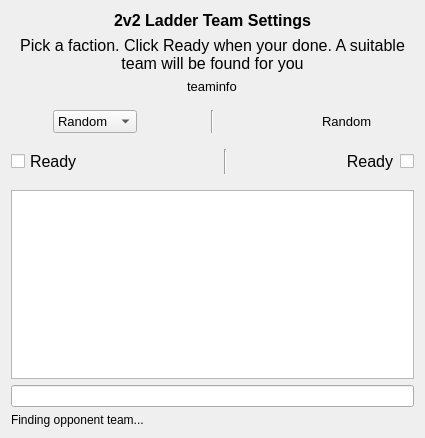
<?xml version="1.0" encoding="UTF-8"?>
<ui version="4.0">
 <class>TeamLadderDialog</class>
 <widget class="QDialog" name="TeamLadderDialog">
  <property name="geometry">
   <rect>
    <x>0</x>
    <y>0</y>
    <width>393</width>
    <height>438</height>
   </rect>
  </property>
  <property name="windowTitle">
   <string>Dialog</string>
  </property>
  <layout class="QGridLayout" name="gridLayout_2">
   <item row="5" column="3">
    <widget class="QTextEdit" name="TextBox"/>
   </item>
   <item row="6" column="3">
    <widget class="QLineEdit" name="TextLine"/>
   </item>
   <item row="0" column="3">
    <widget class="QLabel" name="label">
     <property name="font">
      <font>
       <family>Segoe UI</family>
       <pointsize>12</pointsize>
       <weight>75</weight>
       <bold>true</bold>
      </font>
     </property>
     <property name="text">
      <string>2v2 Ladder Team Settings</string>
     </property>
     <property name="alignment">
      <set>Qt::AlignHCenter|Qt::AlignTop</set>
     </property>
    </widget>
   </item>
   <item row="1" column="3">
    <widget class="QLabel" name="labelTeammate">
     <property name="font">
      <font>
       <family>Segoe UI</family>
       <pointsize>12</pointsize>
      </font>
     </property>
     <property name="text">
      <string>Pick a faction. Click Ready when your done. A suitable team will be found for you</string>
     </property>
     <property name="alignment">
      <set>Qt::AlignHCenter|Qt::AlignTop</set>
     </property>
     <property name="wordWrap">
      <bool>true</bool>
     </property>
    </widget>
   </item>
   <item row="3" column="3">
    <layout class="QHBoxLayout" name="horizontalLayout">
     <property name="spacing">
      <number>10</number>
     </property>
     <property name="topMargin">
      <number>10</number>
     </property>
     <item>
      <widget class="QLabel" name="FactionGraphic1">
       <property name="minimumSize">
        <size>
         <width>16</width>
         <height>16</height>
        </size>
       </property>
       <property name="maximumSize">
        <size>
         <width>32</width>
         <height>32</height>
        </size>
       </property>
       <property name="text">
        <string/>
       </property>
      </widget>
     </item>
     <item alignment="Qt::AlignLeft">
      <widget class="QComboBox" name="FactionSelect">
       <property name="font">
        <font>
         <family>Segoe UI</family>
         <pointsize>10</pointsize>
        </font>
       </property>
       <property name="currentIndex">
        <number>0</number>
       </property>
       <property name="sizeAdjustPolicy">
        <enum>QComboBox::AdjustToContentsOnFirstShow</enum>
       </property>
       <item>
        <property name="text">
         <string>Random</string>
        </property>
       </item>
       <item>
        <property name="text">
         <string>UEF</string>
        </property>
       </item>
       <item>
        <property name="text">
         <string>Cybran</string>
        </property>
       </item>
       <item>
        <property name="text">
         <string>Aeon</string>
        </property>
       </item>
       <item>
        <property name="text">
         <string>Seraphim</string>
        </property>
       </item>
      </widget>
     </item>
     <item alignment="Qt::AlignHCenter">
      <widget class="Line" name="line">
       <property name="orientation">
        <enum>Qt::Vertical</enum>
       </property>
      </widget>
     </item>
     <item alignment="Qt::AlignRight">
      <widget class="QLabel" name="FactionFriend">
       <property name="font">
        <font>
         <family>Segoe UI</family>
         <pointsize>10</pointsize>
        </font>
       </property>
       <property name="text">
        <string>Random</string>
       </property>
      </widget>
     </item>
     <item>
      <widget class="QLabel" name="FactionGraphic2">
       <property name="minimumSize">
        <size>
         <width>16</width>
         <height>16</height>
        </size>
       </property>
       <property name="maximumSize">
        <size>
         <width>32</width>
         <height>32</height>
        </size>
       </property>
       <property name="text">
        <string/>
       </property>
      </widget>
     </item>
    </layout>
   </item>
   <item row="7" column="3">
    <widget class="QLabel" name="StatusLabel">
     <property name="text">
      <string>Finding opponent team...</string>
     </property>
    </widget>
   </item>
   <item row="2" column="3" alignment="Qt::AlignHCenter">
    <widget class="QLabel" name="TeamInfo">
     <property name="font">
      <font>
       <family>Segoe UI</family>
       <pointsize>10</pointsize>
      </font>
     </property>
     <property name="text">
      <string>teaminfo</string>
     </property>
    </widget>
   </item>
   <item row="4" column="3">
    <layout class="QHBoxLayout" name="horizontalLayout_2">
     <property name="spacing">
      <number>6</number>
     </property>
     <property name="sizeConstraint">
      <enum>QLayout::SetMinimumSize</enum>
     </property>
     <property name="topMargin">
      <number>10</number>
     </property>
     <property name="bottomMargin">
      <number>10</number>
     </property>
     <item alignment="Qt::AlignVCenter">
      <widget class="QCheckBox" name="CheckReady">
       <property name="font">
        <font>
         <family>Segoe UI</family>
         <pointsize>12</pointsize>
        </font>
       </property>
       <property name="text">
        <string>Ready</string>
       </property>
       <property name="iconSize">
        <size>
         <width>16</width>
         <height>16</height>
        </size>
       </property>
      </widget>
     </item>
     <item>
      <spacer name="horizontalSpacer_3">
       <property name="orientation">
        <enum>Qt::Horizontal</enum>
       </property>
       <property name="sizeType">
        <enum>QSizePolicy::Minimum</enum>
       </property>
       <property name="sizeHint" stdset="0">
        <size>
         <width>135</width>
         <height>20</height>
        </size>
       </property>
      </spacer>
     </item>
     <item alignment="Qt::AlignHCenter">
      <widget class="Line" name="line_2">
       <property name="orientation">
        <enum>Qt::Vertical</enum>
       </property>
      </widget>
     </item>
     <item>
      <spacer name="horizontalSpacer_2">
       <property name="orientation">
        <enum>Qt::Horizontal</enum>
       </property>
       <property name="sizeType">
        <enum>QSizePolicy::Minimum</enum>
       </property>
       <property name="sizeHint" stdset="0">
        <size>
         <width>65</width>
         <height>20</height>
        </size>
       </property>
      </spacer>
     </item>
     <item alignment="Qt::AlignRight">
      <widget class="QLabel" name="label_2">
       <property name="font">
        <font>
         <family>Segoe UI</family>
         <pointsize>12</pointsize>
        </font>
       </property>
       <property name="text">
        <string>           Ready</string>
       </property>
      </widget>
     </item>
     <item alignment="Qt::AlignRight">
      <widget class="QCheckBox" name="FriendReady">
       <property name="minimumSize">
        <size>
         <width>0</width>
         <height>0</height>
        </size>
       </property>
       <property name="maximumSize">
        <size>
         <width>50</width>
         <height>16777215</height>
        </size>
       </property>
       <property name="text">
        <string/>
       </property>
       <property name="checkable">
        <bool>false</bool>
       </property>
      </widget>
     </item>
    </layout>
   </item>
  </layout>
 </widget>
 <resources/>
 <connections/>
</ui>
